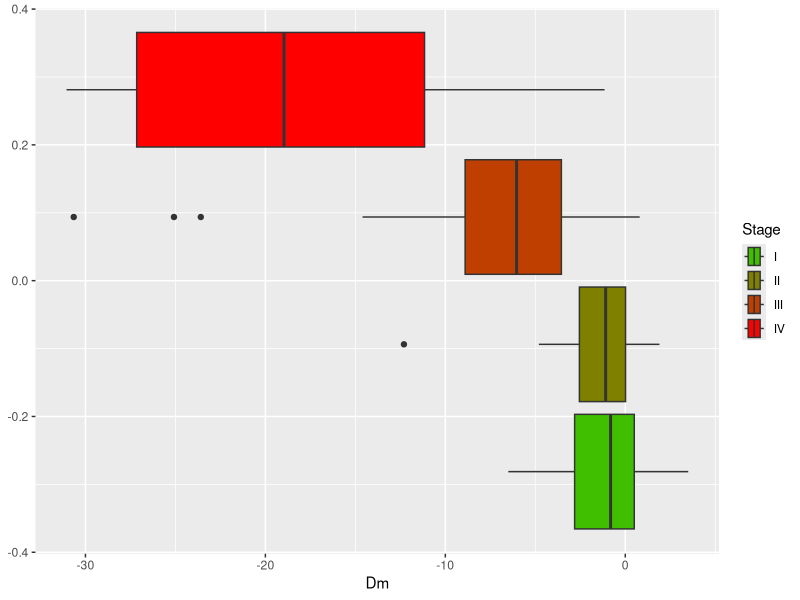
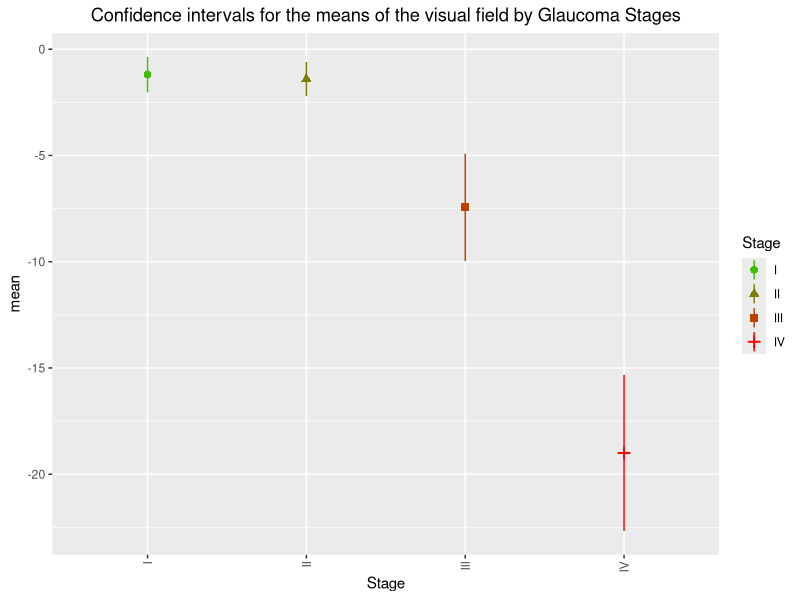

Source code (R) for these figures, in order: (Note: this script raises an error after producing the figures.)
## ---- chunk 1
library(knitr)
## Global options
options(digits = 4)
opts_chunk$set(echo=F, cache=T, prompt=F, tidy=T, comment=NA, message=F, warning=F, dev="png", dev.args=list(type="cairo"), dpi=300)
## ---- chunk 2
.packages <- c("tidyverse", "irr")
.installed <- .packages %in% installed.packages()
if (length(.packages[!.installed])>0) install.packages(.packages[!.installed])
lapply(.packages, require, character.only=T)
## ---- chunk 3
data <- read_csv('data/visual-field.csv', col_types = cols(Stage = "f"))
data$Stage <- ordered(data$Stage, levels=levels(data$Stage))                 
## ---- chunk 4
data <- data %>%  # Elminar los casos sin datos en la variable Dm
  filter(!is.na(Dm)) %>% # Eliminar los casos con errores mayores del 16%
  filter(ERROR <= 16)
## ---- chunk 5
palette.healthy <- c("#00FF00", "#3FBF00", "#7F7F00", "#BF3F00", "#FF0000")
palette <- palette.healthy[-1]

data %>% 
  ggplot(aes(x=Dm, fill=Stage)) +
  geom_boxplot() +
  scale_fill_manual(values = palette)
## ---- chunk 6
  means <- data %>% 
    group_by(Stage) %>%
    summarise(n=n(), mean = mean(Dm), sd= sd(Dm)) %>%
    mutate(se = sd / sqrt(n), lo.ci = mean - qt(1 - (0.05 / 2), n - 1) * se, up.ci = mean + qt(1 - (0.05 / 2), n - 1) * se)
  kable(means)
## ---- chunk 7
# Color palette
ggplot(means, aes(x=Stage, y = mean, colour = Stage, shape = Stage)) +
  geom_pointrange(aes(ymin = lo.ci, ymax = up.ci), position = position_dodge(width = 0.5)) +
  ggtitle("Confidence intervals for the means of the visual field by Glaucoma Stages") +
  scale_colour_manual(values = palette) +
  theme(axis.text.x = element_text(angle = 90, hjust = 1, vjust=0.5), plot.title = element_text(hjust = 0.5))
## ---- chunk 8
# K-means clusters
seed = 123
# Variables considered
vars = "Dm"
# Número de clusters
n = 4
labels <- c("I", "II", "III", "IV")
# Color palette
# colfunc <- colorRampPalette(c("#FD8D3C", "#800026"))
#palette.healty <- colorRamps::green2red(5)
palette.healthy <- c("#00FF00", "#3FBF00", "#7F7F00", "#BF3F00", "#FF0000")
palette <- palette.healthy[-1]
# palette.healthy <- c("#00BFC4", palette)
# Shapes
shapes <- c(1, 3, 15, 17, 16)
# k-means
# C <- chol( var(data[data$Glaucoma=="Y", vars]) )
# y <- as.matrix(data[data$Glaucoma=="Y", vars]) %*% solve(C)
# clusters <- kmeans(y, centers = n, nstart = 25)
# centers <- clusters$centers[order(clusters$centers[,1], decreasing = T),]
# clusters <- kmeans(y, centers = centers)

clusters <- kmeans(data[, vars], centers = n, nstart = 25)
centers <- clusters$centers[order(clusters$centers[,1], decreasing = T),]
clusters <- kmeans(data[, vars], centers = centers)
# Convert the cluster into a factor
clusters$cluster <- as.factor(clusters$cluster)
# Assign labels to factors
levels(clusters$cluster) <- labels
# Add cluster to data frame
data[, "Stage.VF"] <- ordered(clusters$cluster)
# data %>% ggplot(aes(x=Dm, y=Stage.VF, colour=Stage.VF)) + geom_point()
## ---- chunk 9
means <- data %>% 
  group_by(Stage.VF) %>%
  summarise(n=n(), mean = mean(Dm), sd= sd(Dm)) %>%
  mutate(se = sd / sqrt(n), lo.ci = mean - qt(1 - (0.05 / 2), n - 1) * se, up.ci = mean + qt(1 - (0.05 / 2), n - 1) * se)
kable(means)
## ---- chunk 10
kendall(data[, c("Stage", "Stage.VF")], correct = T)
